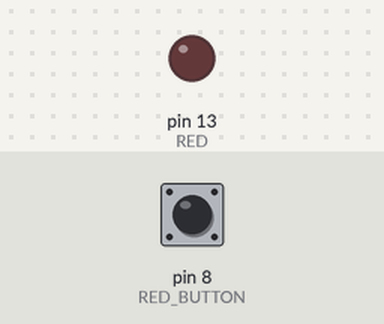
A sketch run on a simulated Arduino Uno, built with avr-gcc and run on an emulated ATmega328P. Shown: output pins drawn as LEDs (lit = HIGH). Dashed ring = blinking. Inputs (shaded band) come from the test bench; at power-on: pin 8 (RED_BUTTON) LOW.

Above: at 1.2 s.
1.3 s: pin 8 (RED_BUTTON) pulled HIGH for 0.15 s
At 1.54 s:
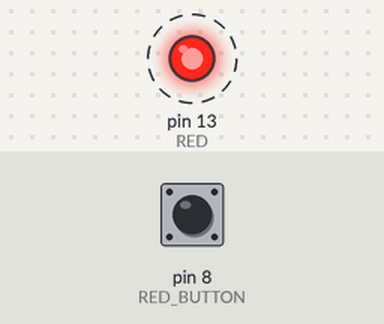
Timing chart, 0 to 10.4 s (numbered marks = the images above; inputs shaded):
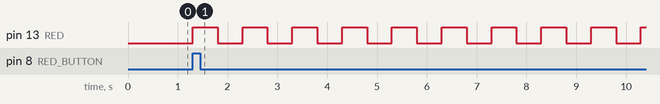

Measured:
- after the input at 1.3 s, pin 13 (RED): alternates HIGH for 0.50 s and LOW for 0.50 s, starting at once

The sketch:

sketch.ino
```cpp
const int RED = 13;
const int RED_BUTTON = 8;
int redState = 0;
unsigned long prevMillis = 0;
unsigned long currMillis = 0;
unsigned long interval = 500; //1HZ is equal to 1000 milliseconds
boolean canBlinkRed = false;


void setup() {
  pinMode(RED, OUTPUT);
  pinMode(RED_BUTTON, INPUT);
}

void loop() {
  currMillis = millis();

  //Detect red button press
  if (HIGH == digitalRead(RED_BUTTON)) {
    canBlinkRed = true;
  }

  //Red blinking
  if ((currMillis - prevMillis >= interval) && canBlinkRed) {
    prevMillis = currMillis;
    if (redState == 0) {
      redState = 1;
    } else {
      redState = 0;
    }
  }
  digitalWrite(RED, redState);


}
```
